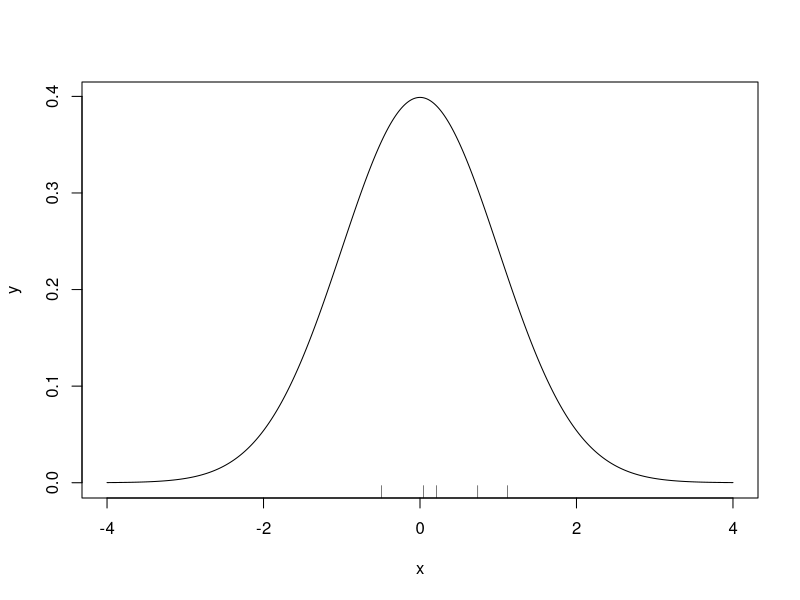
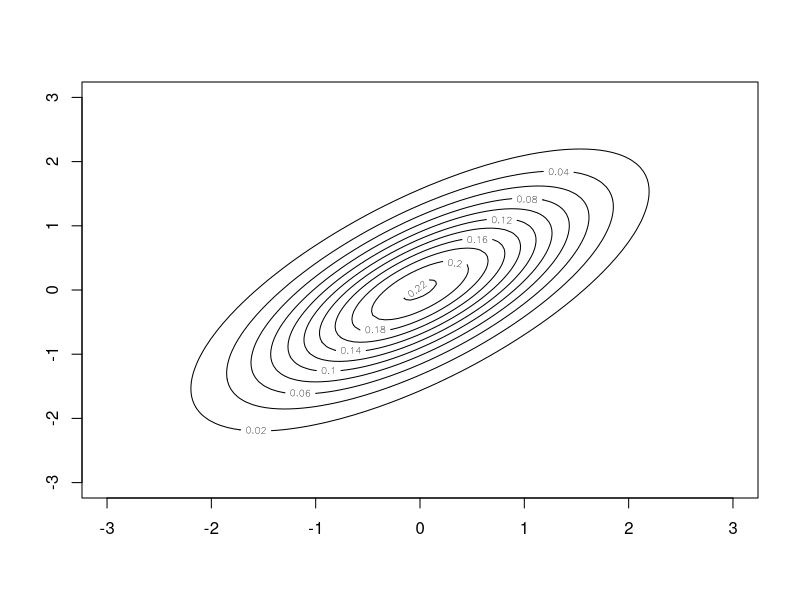
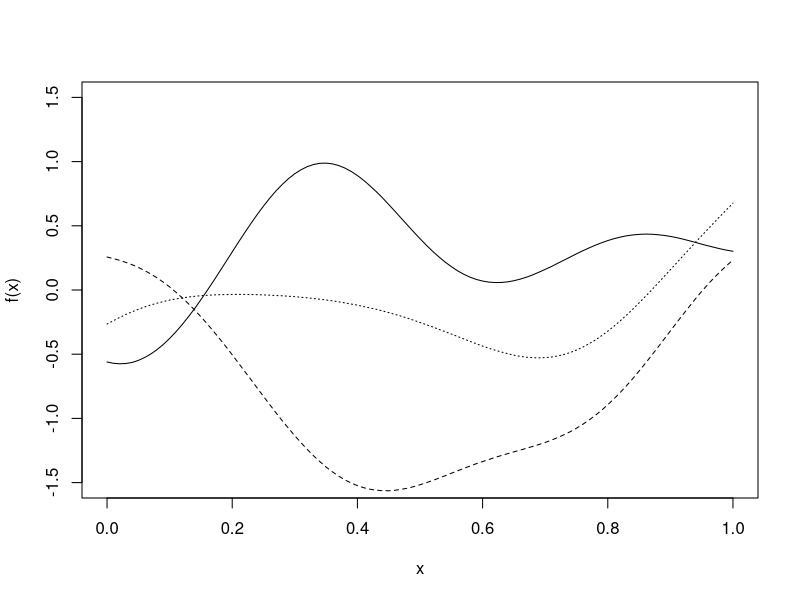
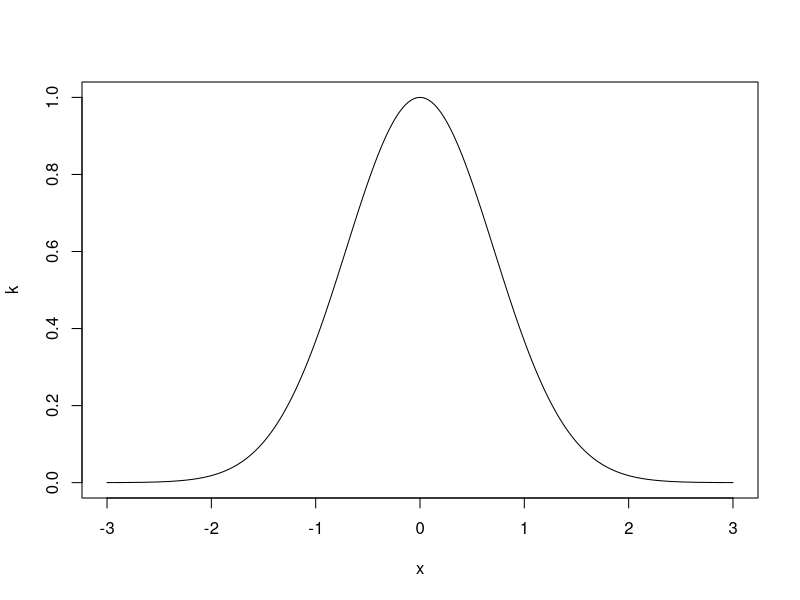
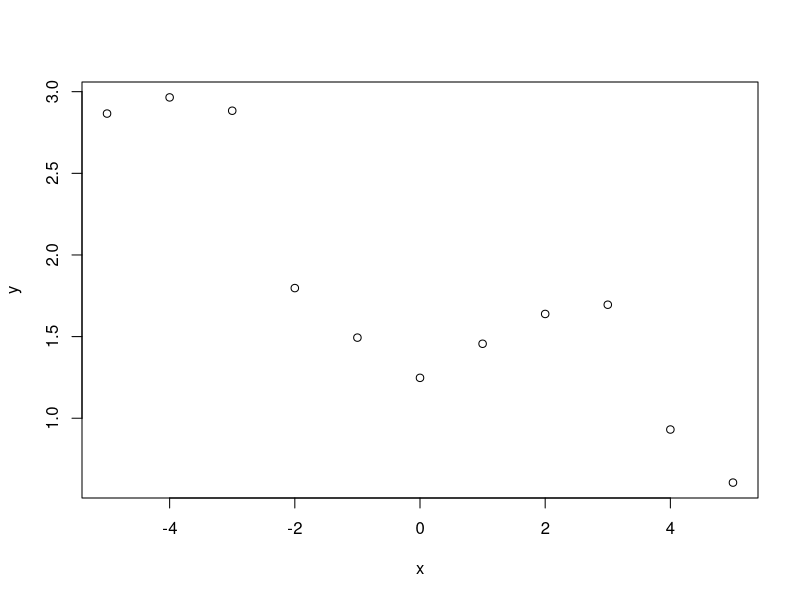
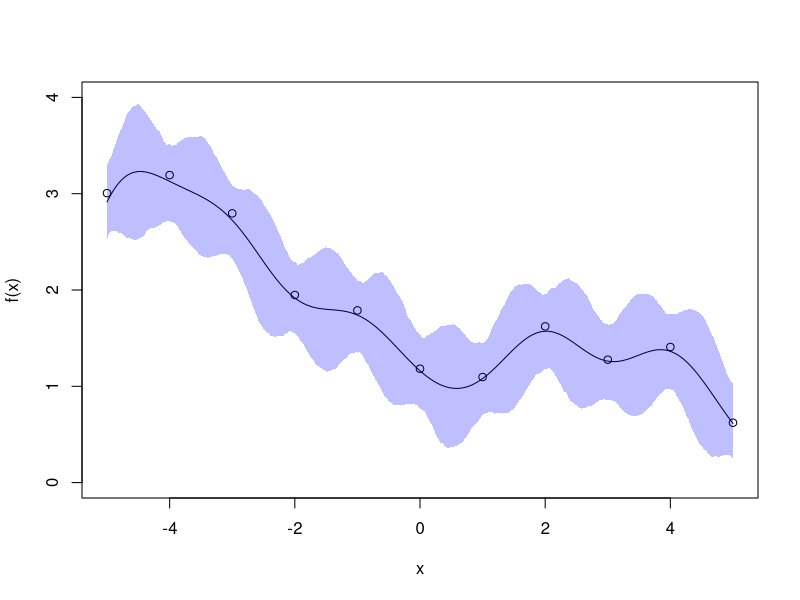

Here is the R script that generated these plots, in order: (Note: this script raises an error after producing the figures.)
## ---- chunk 1
#Plot N(0, 1)
x <- seq(-4, 4, 0.01)
y <- dnorm(x)
plot(x, y, type = 'l')

#Add samples
samples <- rnorm(5)
rug(samples)
## ---- chunk 2
#Create Grid
x <- seq(-3,3,length.out=100)
y <- seq(-3,3,length.out=100)

#Evaluate density at grid
z <- matrix(0,nrow=100,ncol=100)
mu <- c(0,0)
sigma <- matrix(c(1, 0.7, 0.7, 1),nrow=2)
for (i in 1:100) {
  for (j in 1:100) {
    z[i,j] <- mvtnorm::dmvnorm(c(x[i],y[j]),
                      mean=mu,sigma=sigma)
  }
}

#Generate contour plot
contour(x, y ,z)
## ---- chunk 3
sq.exp <- function(x, 
                   y, 
                   alpha, 
                   ell) {
  #Calculate the Covariance Matrix with the covariance function of squared exponential
  #INPUTS: x, y -- data points, alpha -- vertical scale parameter, ell -- horizontal scale
  ##OUTPUTS: covar -- length(x)*length(y) covariance matrix
  
  covar <- matrix(rep(0, length(x) * length(y)), nrow = length(x)) # Initialise Empty Covariance Matrix
  for (i in 1:length(x)) {
    for (j in 1:length(y))
      covar[i, j] <- alpha ^ 2 * exp(-(x[i] - y[j]) ^ 2 / ell ^ 2)
  }
  return(covar)
}

mvnorm.chol <- function(mu, chol){
  #Multivariate Normal Sampler with Cholesky Input
  #Inputs: mu -- mean, chol -- cholesky decomposition of variance matrix (may need transposing)
  return(mu + t(chol)%*%rnorm(length(mu)))  
}

set.seed(123)
x <- seq(0, 1, 0.01)
k <- sq.exp(x, x, 1, 0.3)

k.chol <- chol(k + 1e-7*diag(length(x)))

f1 <- mvnorm.chol(rep(0, length(x)), k.chol)
f2 <- mvnorm.chol(rep(0, length(x)), k.chol)
f3 <- mvnorm.chol(rep(0, length(x)), k.chol)

plot(x, f1, type = 'l', xlab = "x", ylab = "f(x)", ylim = c(-1.5, 1.5))
lines(x, f2, lty = 2)
lines(x, f3, lty = 3)
## ---- chunk 4
x <- seq(-3, 3, 0.01)
k <- exp(-x^2)
plot(x, k, type = 'l')
## ---- chunk 5
x <- -5:5
y <- sin(x/2)^2 + exp(-x/5) + rnorm(length(x), 0, 0.2)
plot(x, y)
## ---- chunk 6
x <- -5:5
sigma <- 0.2
y <- sin(x/2)^2 + exp(-x/5) + rnorm(length(x), 0, sigma)


sq.exp <- function(x, 
                   y, 
                   alpha, 
                   ell) {
  #Calculate the Covariance Matrix with the covariance function of squared exponential
  #INPUTS: x, y -- data points, alpha -- vertical scale parameter, ell -- horizontal scale
  ##OUTPUTS: covar -- length(x)*length(y) covariance matrix
  
  covar <- matrix(rep(0, length(x) * length(y)), nrow = length(x)) # Initialise Empty Covariance Matrix
  for (i in 1:length(x)) {
    for (j in 1:length(y))
      covar[i, j] <- alpha ^ 2 * exp(-(x[i] - y[j]) ^ 2 / ell ^ 2)
  }
  return(covar)
}

mvnorm.chol <- function(mu, chol){
  #Multivariate Normal Sampler with Cholesky Input
  #Inputs: mu -- mean, chol -- cholesky decomposition of variance matrix (may need transposing)
  return(mu + t(chol)%*%rnorm(length(mu)))  
}


x.star <- seq(-5, 5, 0.01)

k.x.x      <- sq.exp(x, x, 1, 1)
k.x.star.x <- sq.exp(x.star, x, 1, 1)
k.x.x.star <- sq.exp(x, x.star, 1, 1)
k.x.star.x.star <- sq.exp(x.star, x.star, 1, 1)

mu.star <- k.x.star.x%*%solve(k.x.x + sigma^2*diag(length(x)))%*%y
k.star  <- k.x.star.x.star - k.x.star.x%*%solve(k.x.x + sigma^2*diag(length(x)))%*%t(k.x.star.x)
k.star.chol <- chol(k.star + 1e-13*diag(length(x.star)))


f.matrix <- matrix(NA, length(x.star), 1000)
for(i in 1:1000)
  f.matrix[, i] <- mvnorm.chol(mu.star, k.star.chol)
f.upper <- apply(f.matrix, 1, quantile, 0.975)
f.lower <- apply(f.matrix, 1, quantile, 0.025)

plot(x, y, xlab = "x", ylab = "f(x)", ylim = c(0, 4))
lines(x.star, mu.star)
polygon(c(x.star, rev(x.star)), c(f.lower, rev(f.upper)), col = rgb(0,0, 1, 0.25), border = FALSE)
## ---- chunk 7
knitr::include_graphics("postcode.jpeg")
## ---- chunk 8
a <- 1:100
x <- dbinom(a, 100, 0.9)
y <-  dbinom(a, 100, 0.85)
plot(a, x, type = 'l', xlab = expression(y),
     ylab = "density", xlim = c(70, 100))
lines(a, y, lty = 2)
## ---- chunk 9
cummulative.eqn <- function(b){
  #Compute equation with value beta = b
  value <- pgamma(0.9, 0.75*b, b)-0.8
  return(value)
  
}

uniroot(cummulative.eqn, lower = 1, upper = 1000)
## ---- chunk 10
require(MASS)

squared.exponential.covariance <- function(x1, x2, alpha, ell) {
  #Squared Exponential Covariance Function
  #Inputs: x1, x2 -- vectors, alpha, ell -- variance and length scale parameter
  pairwise_distances <- outer(x1, x2, "-")
  covariance_matrix <- alpha * exp(-0.5 * (pairwise_distances / ell)^2)
  return(covariance_matrix)
}

#Set up GP
x <- seq(0, 5, 0.01)
mu <- rep(0, length(x))
Sigma <- squared.exponential.covariance(x, x, 1, 1)

#Generate Samples and Summaries
f <- MASS::mvrnorm(1000, mu, Sigma)
f.mean <- apply(f, 2, mean) #GP mean
f.95.upper <- apply(f, 2, quantile, 0.975)
f.95.lower <- apply(f, 2, quantile, 0.025)

#Generate some plots
plot(x, f[1, ], type = 'l', ylim = c(min(f[1:3, ]), max(f[1:3, ])))
lines(x, f[2, ], col = 2)
lines(x, f[3, ], col = 3)

plot(x, f.mean, type = 'l', ylim = c(-5, 5)) #0 -- no surprise there
polygon(c(x, rev(x)), c(f.95.lower, rev(f.95.upper)), col = rgb(0, 0, 1, 0.25))

## ---- chunk 11
x <- -5:5
y <-  c(3.0942822, 3.0727920, 2.6137341, 1.8818820, 1.2746738, 1.2532116, 1.4620830, 1.4194647, 1.6786969, 1.1057042, 0.4118125)
## ---- chunk 12
x <- -5:5
y <- cos(0.5*x) + log(x + 6)
y
plot(x, y, xlab = "x", ylab = "f(x)", ylim = c(0, 4))
## ---- chunk 13
x <- c(33.5,  17.8, 218.2,   3,  39.2,   3.5,  43.7,  14.6,  20)
